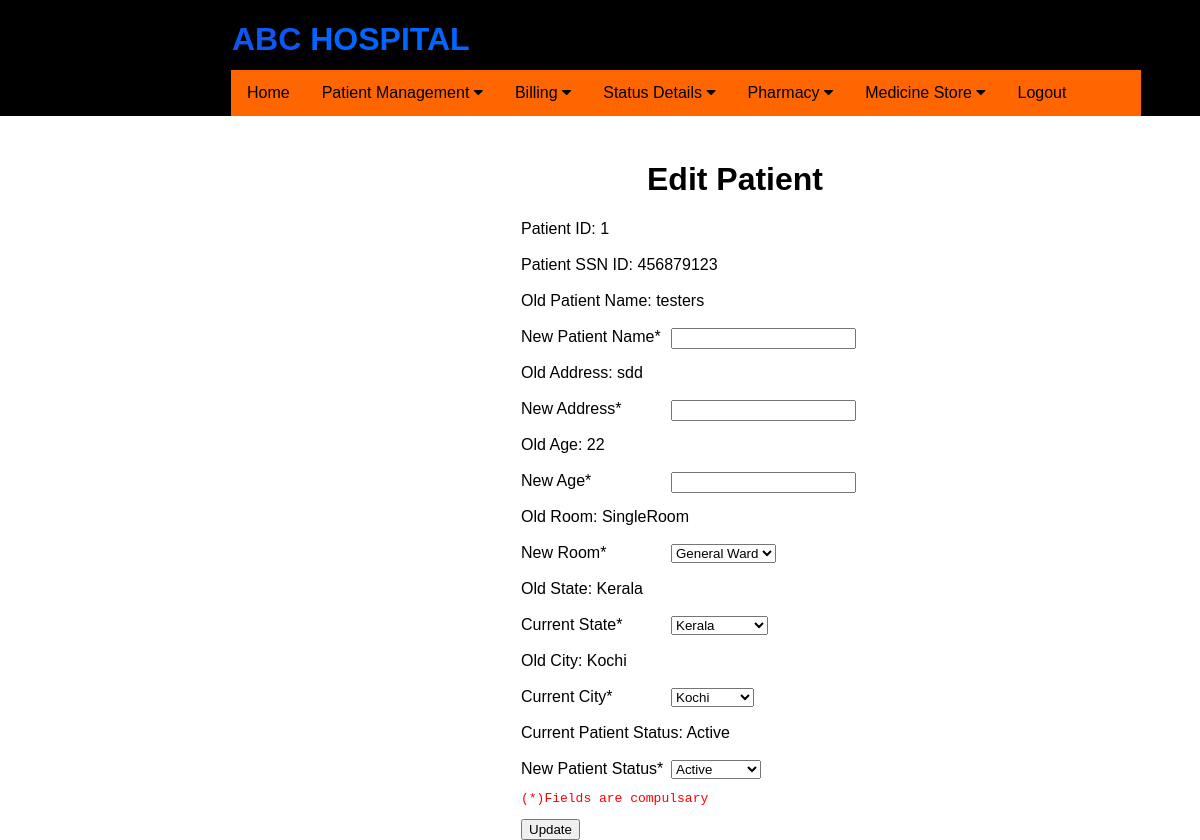
The app's page /editpatientdetail/1 (signed in), older data.
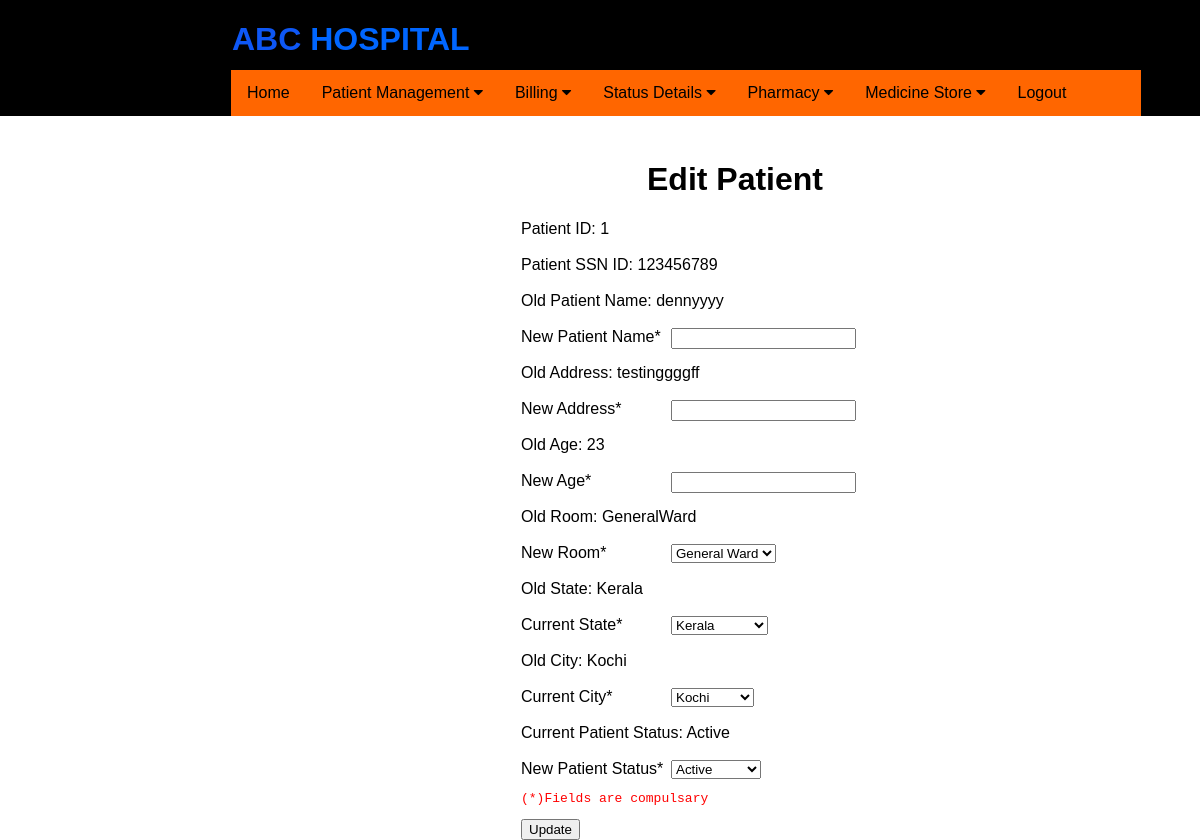
The same page, newer data.
### application/routes.py (models this page shows)
class Patients(db.Model):
    __tablename__ = 'patients'
    id = db.Column(db.Integer, primary_key=True)
    ssn_id = db.Column(db.Integer)
    pname = db.Column(db.String(20), nullable=False)
    age = db.Column(db.Integer)
    date = db.Column(db.DateTime, default=datetime.now)
    ldate = db.Column(db.DateTime, default=datetime.now)
    tbed = db.Column(db.String(10))
    address = db.Column(db.String(20))
    city = db.Column(db.String(20))
    state = db.Column(db.String(20))
    status = db.Column(db.String(20))
    children1 = relationship("Diagnostics")

### application/routes.py (the view, shortened to what this page needs)
@app.route('/editpatientdetail/<id>', methods=['GET', 'POST'])
def editpatientdetail(id):
    print("id is : ", id)
    if 'username' in session:
        print("inside sesssss")
        print(datetime.now())
        editpat = Patients.query.filter_by( id = id )
        return render_template('editpatientdetail.html', editpat = editpat)

### application/templates/editpatientdetail.html (shortened to what this page needs)
{% extends "layout.html" %}
{% block content %}
<div class="form">
    <h1 id="cst_head">Edit Patient </h1>
    {% for edit in editpat %}
    <form action="" method="POST">
        <label for="id">Patient ID:   </label> {{ edit.id }} <br><br>
        <label for="ssn id">Patient SSN ID: </label> {{ edit.ssn_id }} <br><br>
        <label for="Name">Old Patient Name:   </label> {{ edit.pname }} <br><br>
        <label for="New customer Name*">New Patient Name*</label>
        <input type="text" id="npname" name="npname"><br><br>
        <label for="Old Address">Old Address:  </label> {{ edit.address }} <br><br>
        <label for="New Address*">New Address*</label>
        <input type="text" id="naddress" name="naddress"><br><br>
        <label for="Old Age">Old Age:  </label> {{ edit.age }} <br><br>
        <label for="New Age*">New Age*</label>
        <input type="text" id="nage" name="nage"><br><br>
        <label for="Old Address">Old Room:  </label> {{ edit.tbed }} <br><br>
        <label for="Bed">New Room*</label>
                <select id="tbed" name="tbed">
                    <option value="GeneralWard">General Ward</option>
                </select><br><br>
                <label for="Old Address">Old State:  </label> {{ edit.state }} <br><br>
        <label for="state">Current State*</label>
                <select id="nstate" name="nstate">
                    <option value="Kerala">Kerala</option>
                </select><br><br>
        <label for="Old Address">Old City:  </label> {{ edit.city }} <br><br>
        <label for="City">Current City*</label>
                <select id="ncity" name="ncity">
                    <option value="Kochi">Kochi</option>
                </select><br><br>
        <label for="Old Address">Current Patient Status:  </label> {{ edit.status }} <br><br>
        <label for="status">New Patient Status*</label>
        <select id="status" name="status">
            <option value="Active">Active</option>
        </select>
        <pre>(*)Fields are compulsary</pre>
        <button  type="submit">Update</button>
    </form>
    {% endfor %}
</div>
{% endblock %}

Row changes from the older to the newer data that the page shows:
changed Patients "Kerala": ssn_id "456879123" → "123456789"; pname "testers" → "dennyyyy"; address "sdd" → "testinggggff"; age "22" → "23"; tbed "SingleRoom" → "GeneralWard"
